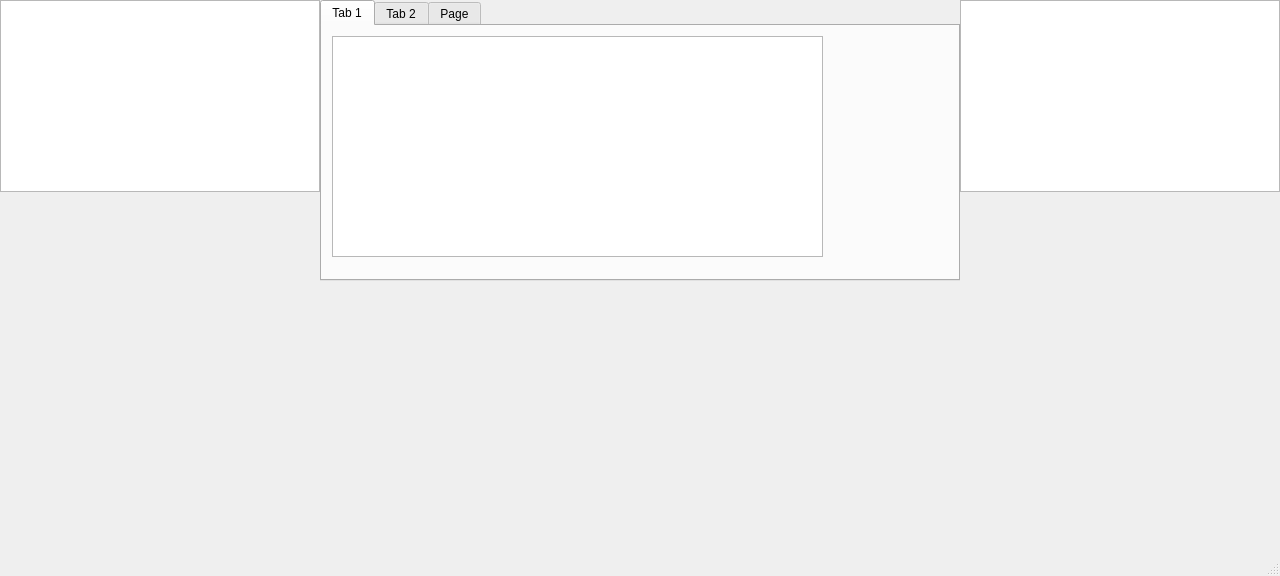
<?xml version="1.0" encoding="UTF-8"?>
<ui version="4.0">
 <class>MainWindow</class>
 <widget class="QMainWindow" name="MainWindow">
  <property name="geometry">
   <rect>
    <x>0</x>
    <y>0</y>
    <width>1280</width>
    <height>576</height>
   </rect>
  </property>
  <property name="minimumSize">
   <size>
    <width>1024</width>
    <height>576</height>
   </size>
  </property>
  <property name="sizeIncrement">
   <size>
    <width>100</width>
    <height>100</height>
   </size>
  </property>
  <property name="windowTitle">
   <string>MainWindow</string>
  </property>
  <widget class="QWidget" name="centralwidget">
   <widget class="QTableView" name="tableView">
    <property name="geometry">
     <rect>
      <x>960</x>
      <y>0</y>
      <width>320</width>
      <height>192</height>
     </rect>
    </property>
    <property name="minimumSize">
     <size>
      <width>320</width>
      <height>0</height>
     </size>
    </property>
    <property name="maximumSize">
     <size>
      <width>256</width>
      <height>192</height>
     </size>
    </property>
   </widget>
   <widget class="QTreeView" name="treeView">
    <property name="geometry">
     <rect>
      <x>0</x>
      <y>0</y>
      <width>320</width>
      <height>192</height>
     </rect>
    </property>
    <property name="minimumSize">
     <size>
      <width>320</width>
      <height>0</height>
     </size>
    </property>
    <property name="maximumSize">
     <size>
      <width>256</width>
      <height>192</height>
     </size>
    </property>
   </widget>
   <widget class="QTabWidget" name="tabWidget">
    <property name="geometry">
     <rect>
      <x>320</x>
      <y>0</y>
      <width>640</width>
      <height>281</height>
     </rect>
    </property>
    <property name="minimumSize">
     <size>
      <width>640</width>
      <height>281</height>
     </size>
    </property>
    <property name="maximumSize">
     <size>
      <width>501</width>
      <height>281</height>
     </size>
    </property>
    <property name="currentIndex">
     <number>0</number>
    </property>
    <widget class="QWidget" name="tab">
     <attribute name="title">
      <string>Tab 1</string>
     </attribute>
     <widget class="QTableView" name="tableView_2">
      <property name="geometry">
       <rect>
        <x>10</x>
        <y>10</y>
        <width>491</width>
        <height>221</height>
       </rect>
      </property>
      <property name="maximumSize">
       <size>
        <width>491</width>
        <height>221</height>
       </size>
      </property>
     </widget>
    </widget>
    <widget class="QWidget" name="tab_2">
     <attribute name="title">
      <string>Tab 2</string>
     </attribute>
    </widget>
    <widget class="QWidget" name="tab_3">
     <attribute name="title">
      <string>Page</string>
     </attribute>
    </widget>
   </widget>
  </widget>
  <widget class="QMenuBar" name="menubar">
   <property name="geometry">
    <rect>
     <x>0</x>
     <y>0</y>
     <width>1280</width>
     <height>22</height>
    </rect>
   </property>
  </widget>
  <widget class="QStatusBar" name="statusbar"/>
 </widget>
 <tabstops>
  <tabstop>treeView</tabstop>
  <tabstop>tabWidget</tabstop>
  <tabstop>tableView</tabstop>
  <tabstop>tableView_2</tabstop>
 </tabstops>
 <resources/>
 <connections/>
</ui>
